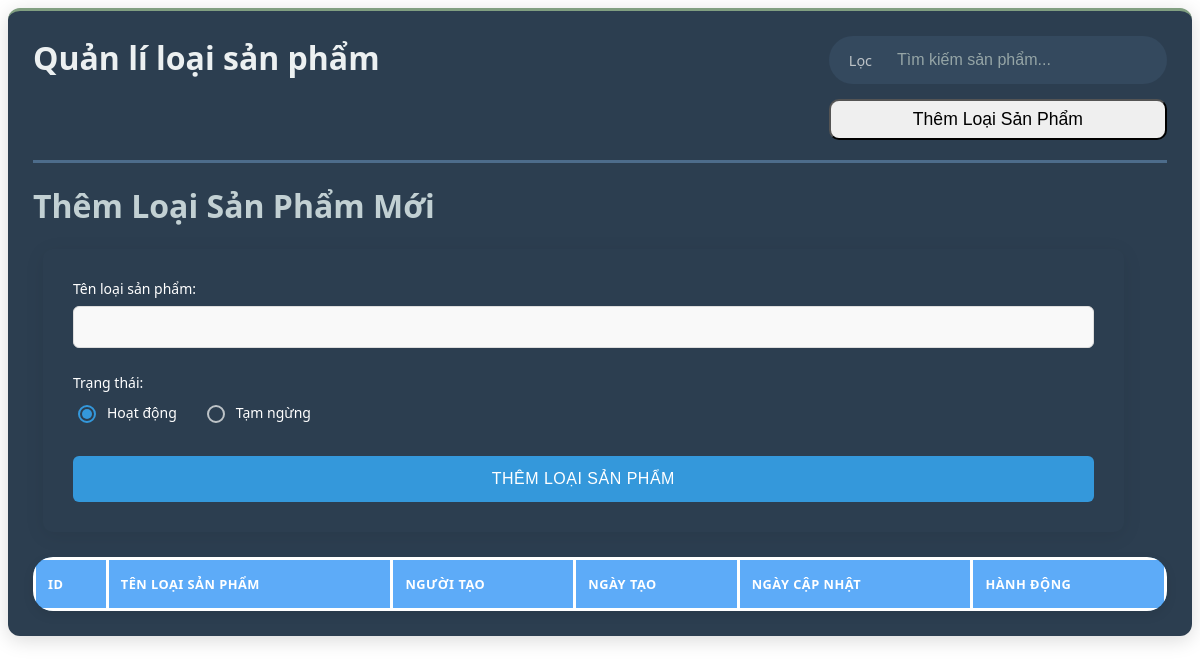
Page /admin/dashboard/dashboard_typeproducts.php on the earlier database version.
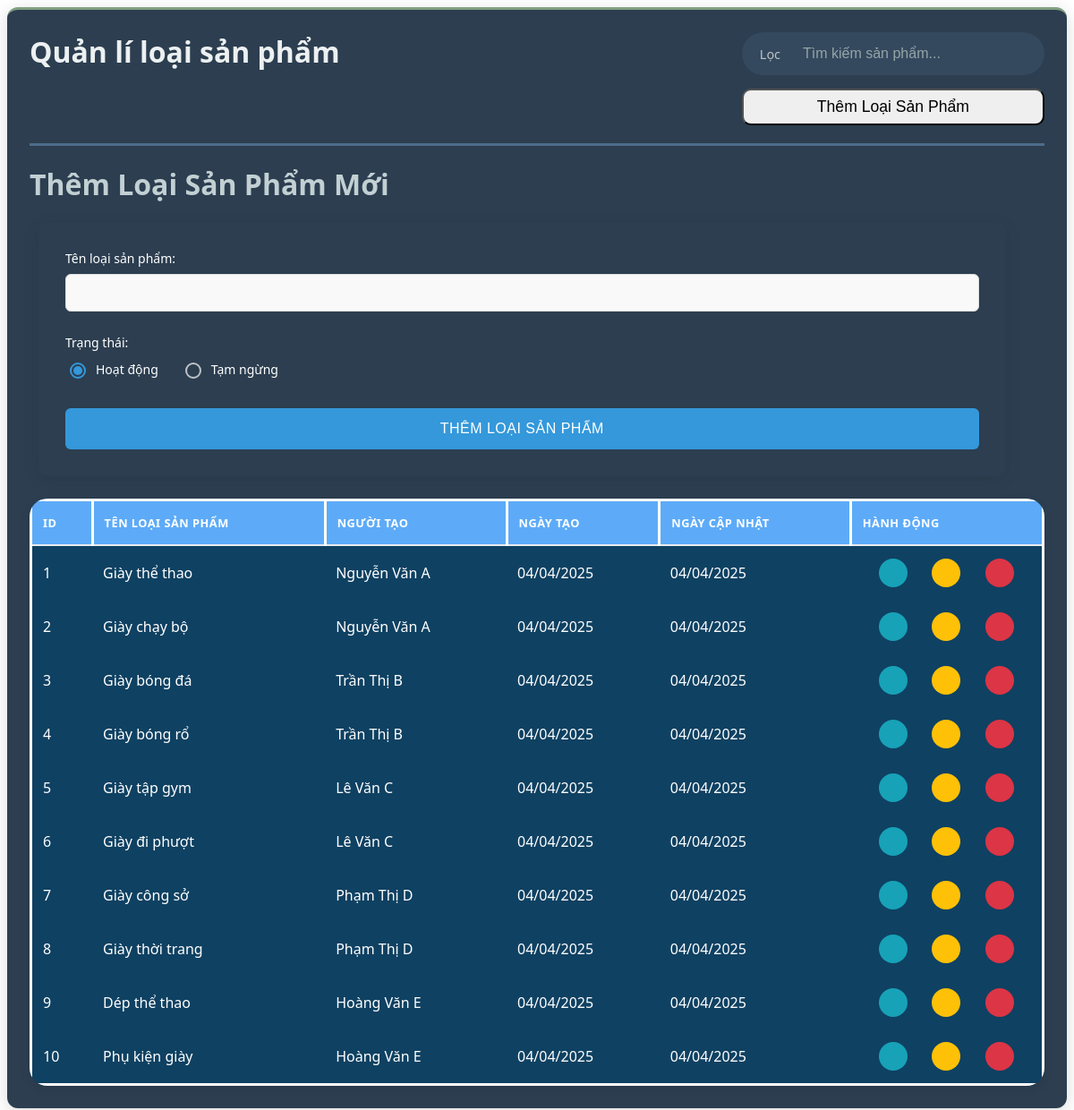
Same page on the later database version.
### tables this page shows
CREATE TABLE type_product
(
  id INT NOT NULL AUTO_INCREMENT,
  name VARCHAR(100) NOT NULL,
  id_admin INT NOT NULL,
  is_active INT NOT NULL DEFAULT 1,
  created_at TIMESTAMP DEFAULT CURRENT_TIMESTAMP,
  updated_at TIMESTAMP DEFAULT CURRENT_TIMESTAMP ON UPDATE CURRENT_TIMESTAMP,
  PRIMARY KEY (id),
  FOREIGN KEY (id_admin) REFERENCES admin(id) ON DELETE CASCADE
);

### database/database_sever.php (called while the page is built, shortened)
<?php
    class database_sever{
        private $host = 'localhost';
        private $username = 'root';
        private $password = '';
        public $conn = null;
        public function __construct($db_name="bangiay"){
            $this->db_name = $db_name;
        try {
            $this->conn = new PDO(
                'mysql:host=' . $this->host . ';dbname=' . $this->db_name,
                $this->username,
                $this->password
            );
            $this->conn->setAttribute(PDO::ATTR_ERRMODE, PDO::ERRMODE_EXCEPTION);
            $this->conn->setAttribute(PDO::ATTR_DEFAULT_FETCH_MODE, PDO::FETCH_ASSOC);
            $this->conn->setAttribute(PDO::ATTR_EMULATE_PREPARES, false);
        } catch(PDOException $e) {
            error_log("Connection Error: " . $e->getMessage());
            throw new Exception("Database connection failed");
        }
        }
        public function view_table($string_query,$param=[]){
            try{
                $this->stmt = $this->conn->prepare($string_query);
                $this->stmt->execute($param);
                return $this->stmt->fetchAll();
            } catch(PDOException $e) {
                echo "Lỗi: " . $e->getMessage();
            }
        }
    }
?>

### dao/TypeProductDao.php (called while the page is built, shortened)
<?php
require_once __DIR__ . '/../DTO/TypeProduct.php';
require_once __DIR__ . '/../database/database_sever.php';
class TypeProductDao {
    private $db;
    public function __construct() {
        $this->db = new database_sever();
    }
    public function view_all() {
        $sql = "SELECT * FROM type_product";
        $results = $this->db->view_table($sql);
        $types = [];
        foreach ($results as $row) {
            $types[] = new TypeProductDTO($row);
        }
        return $types;
    }
}
?>
<?php $table_typeproduct = new TypeProductDao();?>

### DTO/TypeProduct.php (called while the page is built, shortened)
<?php
    class TypeProductDTO {
        public function __construct($data) {
            $this->id = $data['id'] ?? null;
            $this->name = $data['name'] ?? '';
            $this->id_admin = $data['id_admin'] ?? null;
            $this->created_at = $data['created_at'] ?? null;
            $this->updated_at = $data['updated_at'] ?? null;
        }
    }
?>

### dao/AdminDao.php (called while the page is built, shortened)
<?php
require_once __DIR__ . '/../DTO/AdminDTO.php';
require_once __DIR__ . '/../database/database_sever.php';
class AdminDao {
    private $db;
    public function __construct() {
        $this->db = new database_sever();
    }
    public function get_by_id($id) {
        $sql = "SELECT * FROM admin WHERE id = :id";
        $params = ['id' => $id];
        $result = $this->db->view_table($sql, $params);
        if (!empty($result)) {
            return new AdminDTO($result[0]);
        }
        return null;
    }
}
?>

### DTO/AdminDTO.php (called while the page is built, shortened)
<?php
class AdminDTO {
    public function __construct($data) {
        $this->name = $data['name'] ?? '';
    }
}
?>

### admin/dashboard/table/typeproduct_management.php (the view, shortened to what this page needs)
<?php
require_once __DIR__ . "/../../../dao/TypeProductDao.php";
$typeProducts = $table_typeproduct->view_all();
?>
<link rel="stylesheet" href="css/admin_style/dashboard/table_main.css">
<div class=" type-product-management object-management active">
    <table class="data-table">
        <thead>
            <tr>
                <th>ID</th>
                <th>Tên loại sản phẩm</th>
                <th>Người tạo</th>
                <th>Ngày tạo</th>
                <th>Ngày cập nhật</th>
                <th>Hành động</th>
            </tr>
        </thead>
        <tbody>
            <?php foreach ($typeProducts as $type): ?>
                <tr data-id="<?= $type->id ?>">
                    <td><?= $type->id ?></td>
                    <td>
                        <div class="type-name">
                            <?= htmlspecialchars($type->name) ?>
                        </div>
                    </td>
                    <td>
                        <?php
                        require_once __DIR__."/../../../dao/AdminDao.php";
                        $temp_admin = new AdminDao();
                        $adminName = $temp_admin->get_by_id($type->id_admin)->name;
                        echo $adminName ?? 'Unknown';
                        ?>
                    </td>
                    <td><?= date('d/m/Y', strtotime($type->created_at)) ?></td>
                    <td><?= $type->updated_at ? date('d/m/Y', strtotime($type->updated_at)) : 'Chưa cập nhật' ?></td>
                    <td class=' row button-update'>
                        <button class='action-btn view-btn' data-action='view-typeproduct' data-id='<?= $type->id ?>'>
                        </button>
                        <button class='action-btn edit-btn' data-action='update-typeproduct' data-id='<?= $type->id ?>'>
                        </button>
                        <button class='action-btn delete-btn' data-action='delete-typeproduct' data-id='<?= $type->id ?>'>
                        </button>
                    </td>
                </tr>
            <?php endforeach; ?>
        </tbody>
    </table>
</div>

### admin/dashboard/dashboard_typeproducts.php (shortened to what this page needs)
<link rel="stylesheet" href="css/admin_style/dashboard_object.css">
<div class="dashboard-bar">
    <div class="header-container">
        <div class="title">
            <h1>Quản lí loại sản phẩm</h1>
        </div>
        <div class="search-container">
            <div class="search-bar">
                <div class="filter-bar" title="Bộ lọc nâng cao">
                    <span class="filter-text">Lọc</span>
                </div>
                <input type="text" placeholder="Tìm kiếm sản phẩm...">
                <button class="search-btn">
                </button>
            </div>
            <button class="add-object-btn add-product-btn">
                Thêm Loại Sản Phẩm
            </button>
        </div>
    </div>
    <div class="content-object-container"><?php require_once __DIR__."/form/typeproductadd_form.php";?>
    <?php require_once __DIR__."/table/typeproduct_management.php";?></div>
</div>

### admin/dashboard/form/typeproductadd_form.php (shortened to what this page needs)
<link rel="stylesheet" href="css/admin_style/form/addformpaymentmethod_style.css">
<div class="formadd-object-container column hidden">
<h1>Thêm Loại Sản Phẩm Mới</h1>
<form class="add-form">
<div class="form-group">
        <label for="name">Tên loại sản phẩm:</label>
        <input type="text" id="name" name="name" required>
    </div>
    <div class="form-group">
        <label>Trạng thái:</label>
        <div class="status-options">
            <label>
                <input type="radio" name="is_active" value="1" checked> Hoạt động
            </label>
            <label>
                <input type="radio" name="is_active" value="0"> Tạm ngừng
            </label>
        </div>
    </div>
    <button type="submit">Thêm Loại Sản Phẩm</button>
</form>
</div>

### css/admin_style/dashboard_object.css (style rules this page uses)
.dashboard-bar { background-color: #2c3e50; padding: 25px; border-radius: 12px; box-shadow: 0 4px 20px rgba(0, 0, 0, 0.15); color: #c2d0d3; font-family: 'Segoe UI', Tahoma, Geneva, Verdana, sans-serif; border-top: 3px rgb(129, 159, 129) solid; }
.header-container { display: flex; justify-content: space-between; align-items: flex-start; padding-bottom: 20px; border-bottom: 3px solid #4d6c8b; flex-wrap: wrap; gap: 20px; }
.title h1 { color: #ecf0f1; font-size: 2em; font-weight: 600; margin: 0; display: flex; align-items: center; gap: 10px; }
.search-container { display: flex; flex-direction: column; gap: 15px; }
.search-bar { display: flex; align-items: center; background: #34495e; border-radius: 30px; padding: 5px 15px; transition: all 0.3s ease; }
.search-bar input { padding: 10px 15px; border: none; background: transparent; color: #ecf0f1; font-size: 1em; width: 250px; outline: none; }
.search-bar input::placeholder { color: #95a5a6; }
.filter-bar { color: #bdc3c7; display: flex; align-items: center; gap: 5px; padding-right: 10px; cursor: pointer; transition: all 0.2s ease; }
.filter-text { font-size: 0.9em; }
.search-btn { background: transparent; color: #bdc3c7; border: none; padding: 5px 10px; cursor: pointer; transition: all 0.2s ease; font-size: 1.2em; }
.search-container .add-object-btn { padding: 8px; font-size: 1.1em; border-radius: 10px; }

### css/admin_style/form/addformpaymentmethod_style.css (style rules this page uses)
.add-form { max-width:90%; margin: 10px; padding: 30px; color: rgb(255, 255, 255); border-radius: 10px; box-shadow: 0 4px 20px rgba(0, 0, 0, 0.08); font-family: 'Segoe UI', Tahoma, Geneva, Verdana, sans-serif; }
.form-group { margin-bottom: 25px; }
.form-group label { display: block; margin-bottom: 8px; font-weight: 500; font-size: 14px; }
.form-group input[type="text"], .form-group input[type="number"], .form-group input[type="date"], .form-group select, .form-group textarea { width: 100%; padding: 12px 15px; border: 1px solid #ddd; border-radius: 6px; font-size: 14px; transition: all 0.5s ease; background-color: #f9f9f9; }
.status-options { display: flex; gap: 25px; margin-top: 10px; }
.status-options label { display: flex; align-items: center; gap: 8px; font-weight: normal; cursor: pointer; transition: color 0.2s; }
.status-options input[type="radio"] { -webkit-appearance: none; -moz-appearance: none; appearance: none; width: 18px; height: 18px; border: 2px solid #bdc3c7; border-radius: 50%; outline: none; cursor: pointer; position: relative; transition: all 0.5s; }
.status-options input[type="radio"]:checked { border-color: #3498db; }
.status-options input[type="radio"]:checked::before { content: ''; position: absolute; width: 10px; height: 10px; background: #3498db; border-radius: 50%; top: 2px; left: 2px; }
.add-form button[type="submit"] { display: block; width: 100%; padding: 14px; background-color: #3498db; color: white; border: none; border-radius: 6px; font-size: 16px; font-weight: 500; cursor: pointer; transition: all 0.3s ease; margin-top: 20px; text-transform: uppercase; letter-spacing: 0.5px; }
.add-form { animation: fadeIn 0.4s ease-out; }

### css/admin_style/dashboard/table_main.css (style rules this page uses)
.object-management { background: #0f4162; margin-top: 25px; border-radius: 20px; box-shadow: 0 4px 12px rgba(0, 0, 0, 0.08); overflow-x: auto; position: relative; z-index: 1; }
.data-table { width: 100%; color: white; border-collapse: collapse; border-radius: 20px; border: 3px white solid; font-family: 'Segoe UI', Tahoma, Geneva, Verdana, sans-serif; position: relative; }
.data-table thead { background-color: #5dabf8; border-bottom: 2px solid #e9ecef; }
.data-table th { padding: 15px 12px; text-align: left; font-weight: 600; text-transform: uppercase; font-size: 0.8rem; letter-spacing: 0.5px; border-right: 3px white solid; }
.data-table tbody tr { transition: all 0.2s ease; position: relative; }
.data-table td { padding: 14px 12px; vertical-align: middle; border-right: none; position: relative; }
.button-update { display: flex; gap: 8px; justify-content: space-evenly; position: relative; }
.action-btn { width: 32px; height: 32px; border-radius: 50%; display: flex; align-items: center; justify-content: center; border: none; cursor: pointer; transition: all 0.2s ease; font-size: 16px; position: relative; z-index: 2; }
.view-btn { background-color: #17a2b8; }
.edit-btn { background-color: #ffc107; }
.delete-btn { background-color: #dc3545; }

Differences in the rows shown:
added type_product: id "1", name "Giày thể thao", id_admin.name "Nguyễn Văn A", created_at "04/04/2025", updated_at "04/04/2025"
added type_product: id "2", name "Giày chạy bộ", id_admin.name "Nguyễn Văn A", created_at "04/04/2025", updated_at "04/04/2025"
added type_product: id "3", name "Giày bóng đá", id_admin.name "Trần Thị B", created_at "04/04/2025", updated_at "04/04/2025"
added type_product: id "4", name "Giày bóng rổ", id_admin.name "Trần Thị B", created_at "04/04/2025", updated_at "04/04/2025"
added type_product: id "5", name "Giày tập gym", id_admin.name "Lê Văn C", created_at "04/04/2025", updated_at "04/04/2025"
added type_product: id "6", name "Giày đi phượt", id_admin.name "Lê Văn C", created_at "04/04/2025", updated_at "04/04/2025"
added type_product: id "7", name "Giày công sở", id_admin.name "Phạm Thị D", created_at "04/04/2025", updated_at "04/04/2025"
added type_product: id "8", name "Giày thời trang", id_admin.name "Phạm Thị D", created_at "04/04/2025", updated_at "04/04/2025"
added type_product: id "9", name "Dép thể thao", id_admin.name "Hoàng Văn E", created_at "04/04/2025", updated_at "04/04/2025"
added type_product: id "10", name "Phụ kiện giày", id_admin.name "Hoàng Văn E", created_at "04/04/2025", updated_at "04/04/2025"
